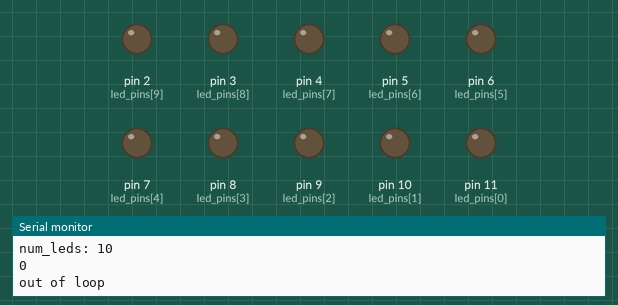
The sketch below on a simulated Arduino Uno, built with avr-gcc and run on an emulated ATmega328P. On the bench: output pins drawn as LEDs (lit = HIGH), the last lines printed to the serial monitor.

Above: at 0.16 s.
At 4.97 s:
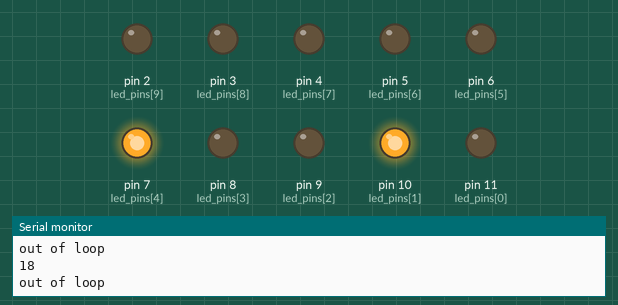
At 10.06 s:
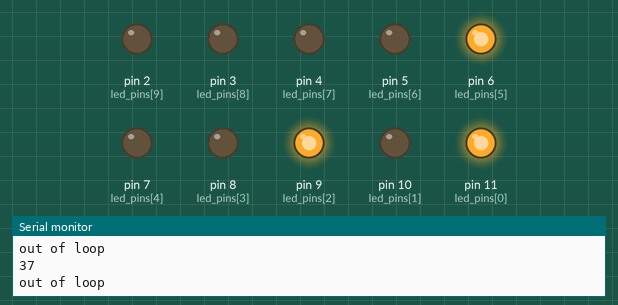
At 19.97 s:
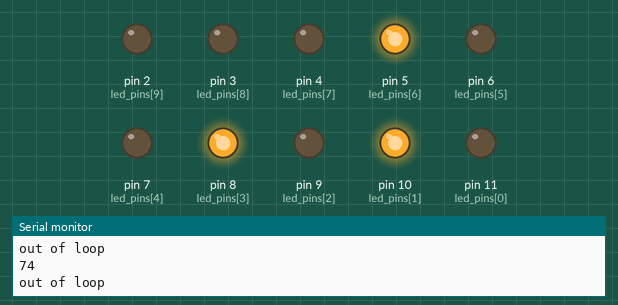
At 29.9 s:
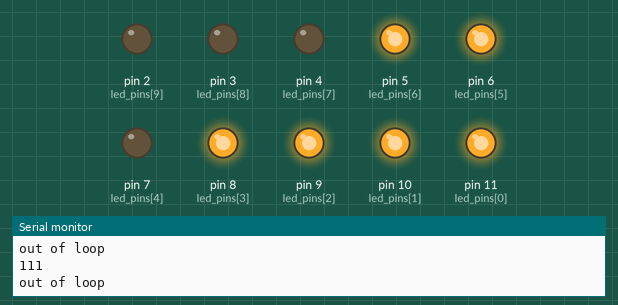
At 39.85 s:
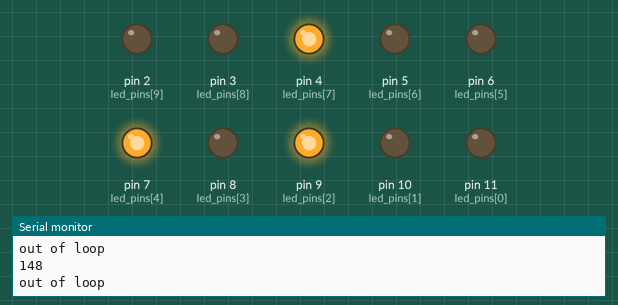
Timing chart, 0 to 40.0 s (numbered marks = the images above):
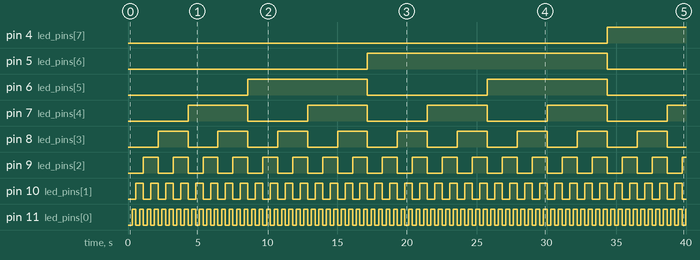

The sketch:

binary_led.ino
```cpp
//#include <stddef.h>

static const byte led_pins[] = {11, 10, 9, 8, 7, 6, 5, 4, 3, 2};
const byte num_leds = sizeof(led_pins) / sizeof(*led_pins);
int binary_count = 0;
byte pin_states[] = {0, 0, 0, 0, 0, 0, 0, 0, 0, 0};

void set_pin_states(int dec, byte* pins);

void setup()
{
  for(byte pin = 0; pin < num_leds; ++pin){
    pinMode(led_pins[pin], OUTPUT);
    digitalWrite(led_pins[pin], pin_states[pin]);
  }
  Serial.begin(9600);
  Serial.print("num_leds: ");
  Serial.println(num_leds);
}

void loop()
{
  if(binary_count > 1023){
    binary_count = 0;
  }
  Serial.println(binary_count);
  Serial.flush();
  set_pin_states(binary_count, pin_states);

  for(byte pin = 0; pin != num_leds; ++pin){
    // go through each pin and turn it on, delay, turn it off
    digitalWrite(led_pins[pin], pin_states[pin]);
    //digitalWrite(led_pins[pin], pin_states[pin]);
  }

  binary_count++;

  delay(250);
}

void set_pin_states(int dec, byte* pins)
{
  // sets pin states to the binary representation of dec
  for(byte pow = num_leds - 1; pow >= 0; --pow){
    /*
    Serial.print("pow: ");
    Serial.println(pow);
    Serial.print("val: ");
    Serial.println(1 << pow);
    Serial.flush();
    */
    if((dec - (1 << pow)) < 0){
      pins[pow] = 0;
    }else{
      pins[pow] = 1;
      dec -= (1 << pow);
    }
    if(pow == 0){
      // necessary to break out of for loop before pow rolls over to 255
      break;
    }
  }
  Serial.println("out of loop");
  Serial.flush();
  return;
}
```

Measured:
- by itself, pin 4 (led_pins[7]): LOW → HIGH at 34.3 s
- by itself, pin 5 (led_pins[6]): LOW → HIGH at 17.2 s, → LOW 17.2 s later
- by itself, pin 6 (led_pins[5]): alternates HIGH for 8.6 s and LOW for 8.6 s
- by itself, pin 7 (led_pins[4]): alternates HIGH for 4.3 s and LOW for 4.3 s
- by itself, pin 8 (led_pins[3]): alternates HIGH for 2.1 s and LOW for 2.1 s
- by itself, pin 9 (led_pins[2]): alternates HIGH for 1.1 s and LOW for 1.1 s
- by itself, pin 10 (led_pins[1]): alternates HIGH for 0.54 s and LOW for 0.54 s
- by itself, pin 11 (led_pins[0]): alternates HIGH for 0.27 s and LOW for 0.27 s
